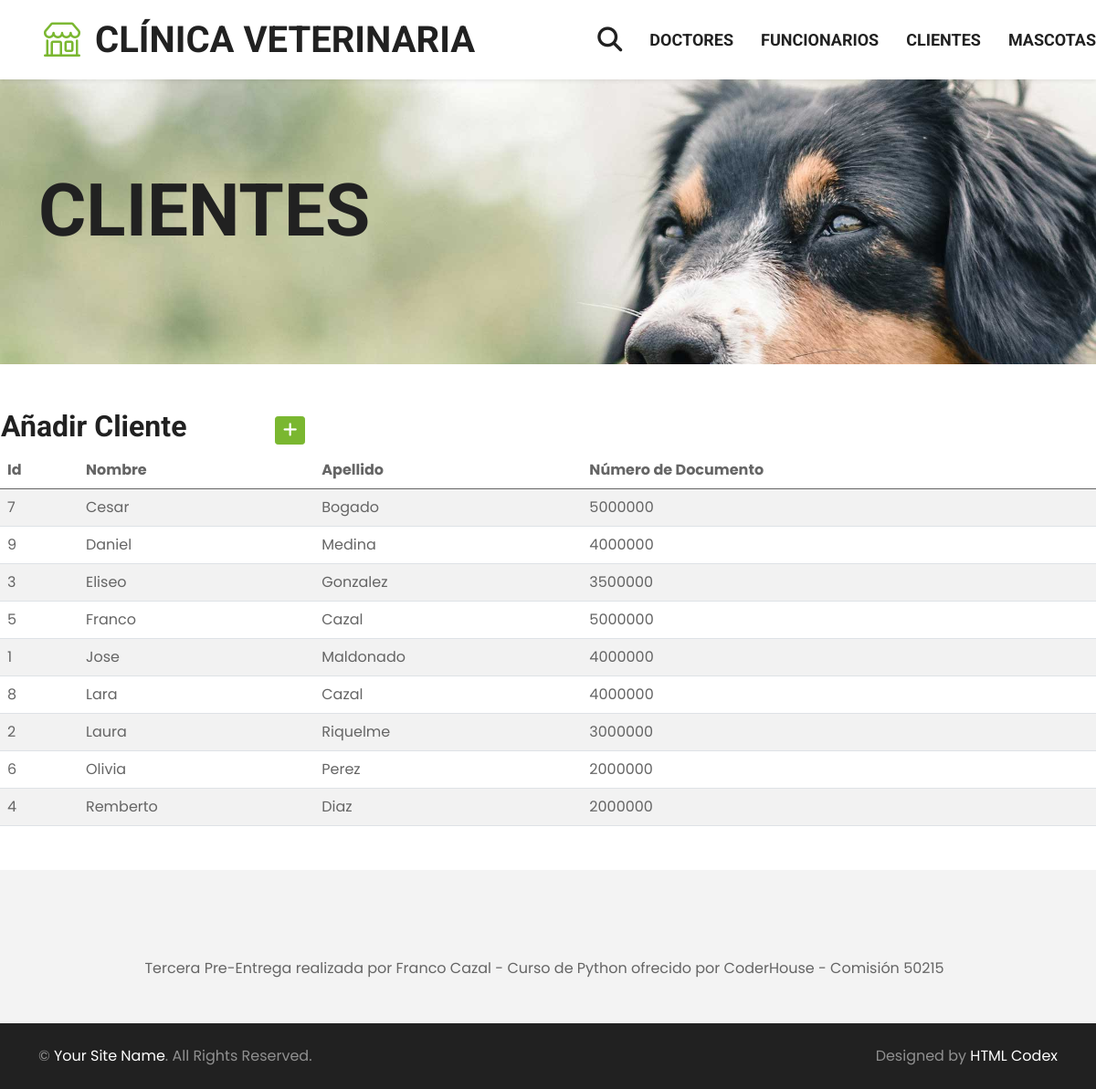
/clientes/, run on the app's committed database.
### aplicacion/models.py (models this page shows, shortened)
class Cliente(models.Model):
    nombre = models.CharField(max_length=40)
    apellido = models.CharField(max_length=40)
    nro_documento = models.IntegerField()
    class Meta:
        ordering = ["nombre", "apellido"]

### aplicacion/views.py (the view)
# urls.py: path('clientes/', clientes, name="clientes"),
def clientes(request):
    contexto = {'clientes': Cliente.objects.all()}
    return render(request, "aplicacion/clientes.html", contexto)

### aplicacion/templates/aplicacion/clientes.html (shortened to what this page needs)
{% extends "aplicacion/pagina.html" %}
{% block titulo %}
    <div class="container-fluid bg-primary py-5 mb-5 hero-header">
        <div class="container py-5">
            <div class="row justify-content-start">
                <div class="col-lg-8 text-center text-lg-start">
                    <h1 class="display-1 text-uppercase text-dark mb-lg-4">Clientes</h1>
                </div>
            </div>
        </div>
    </div>
{% endblock titulo %}
{% block contenido %}
<table>
    <tr>
        <td width="300"><h2>Añadir Cliente</h2></td>
        <td>
            <a href="{% url 'cliente_create' %}"
            class="btn btn-primary btn-sm"
            >
            </a>
        </td>
    </tr>
</table>
<table class="table table-striped">
    <thead>
        <tr>
            <th>Id</th>
            <th>Nombre</th>
            <th>Apellido</th>
            <th>Número de Documento</th>
        </tr>
    </thead>
    <tbody>
    {% for c in clientes %}
        <tr>
            <td>{{ c.id }}</td>
            <td>{{ c.nombre }}</td>
            <td>{{ c.apellido }}</td>
            <td>{{ c.nro_documento }}</td>
        </tr>
    {% endfor %}
    </tbody>
</table>
{% endblock contenido %}

### aplicacion/static/css/style.css (style rules this page uses)
:root { --primary: #7AB730; --secondary: #FFD33C; --light: #F3F3F3; --dark: #212121; }
.btn { font-family: 'Roboto', sans-serif; text-transform: uppercase; font-weight: 700; transition: .5s; }
.btn-primary { color: #FFFFFF; }
.hero-header { background: url(../img/hero.jpg) top right no-repeat; background-size: cover; }

### data on the page
Cliente: id "7", nombre "Cesar", apellido "Bogado", nro_documento "5000000"
Cliente: id "9", nombre "Daniel", apellido "Medina", nro_documento "4000000"
Cliente: id "3", nombre "Eliseo", apellido "Gonzalez", nro_documento "3500000"
Cliente: id "5", nombre "Franco", apellido "Cazal", nro_documento "5000000"
Cliente: id "1", nombre "Jose", apellido "Maldonado", nro_documento "4000000"
Cliente: id "8", nombre "Lara", apellido "Cazal", nro_documento "4000000"
Cliente: id "2", nombre "Laura", apellido "Riquelme", nro_documento "3000000"
Cliente: id "6", nombre "Olivia", apellido "Perez", nro_documento "2000000"
Cliente: id "4", nombre "Remberto", apellido "Diaz", nro_documento "2000000"
